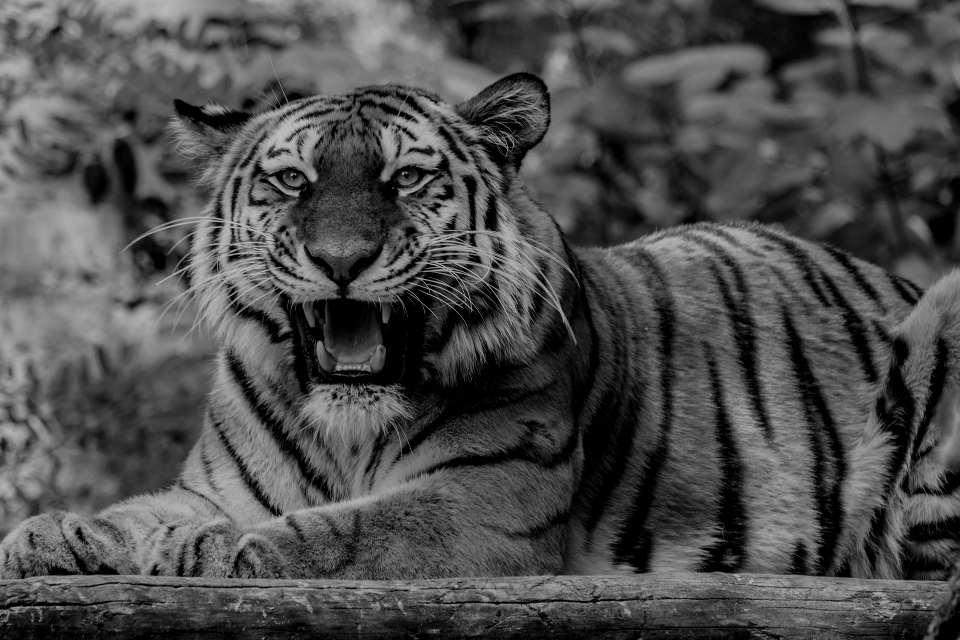
#> input picture LV3/tiger.png, 960 x 640 px
$ python LV3-zad4-part3.py
#> lines starting #> are read from the running program, lines starting #| are printed output that depends on the picture
import matplotlib.pyplot as plt
import numpy as np
import skimage.io
img = skimage.io.imread('tiger.png', as_gray=True)
#> img is the input picture: shape (640, 960) float64; min 0, max 0.749, mean 0.302
plt.figure(1)
plt.imshow(img, cmap='gray', vmin=0, vmax=255)

rows, cols = img.shape
#> rows = 640; cols = 960

img_new = img.copy()

half = cols/2
#> half = 480

for i in range(rows):
    for j in range(cols):
        if j == half:
            img_new[i][j] = img[i][j]
        else:
            if j < half:
                udaljenost = half - j
                novi_j = int(j+udaljenost*2)
                img_new[i][j] = img[i][novi_j-1]
            else:
                udaljenost = j - half
                novi_j = int(j-udaljenost*2)
                img_new[i][j] = img[i][novi_j-1]
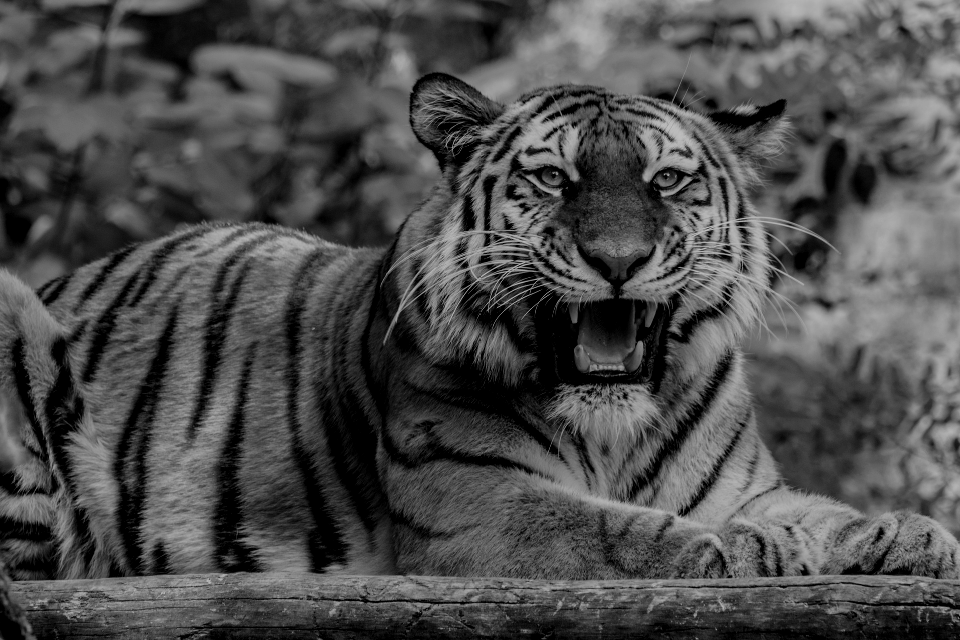
#> img_new: shape (640, 960) float64; min 0, max 0.749, mean 0.302


plt.figure(2)
plt.imshow(img_new, cmap='gray', vmin=0, vmax=255)
plt.show()
